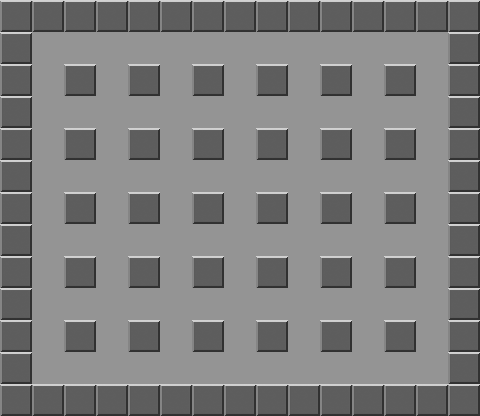

A level layout from a 2D game, rendered from its tile map. Below: a short description, then the map file with tile-grid data replaced by summaries:
An orthogonal 15x13 tile map with 32x32 px tiles, 2 tile layers (Map, CollisionLayer), 3 tilesets and 34 objects (30x blocked, blockedBottomWall, blockedRightWall, blockedLeftWall, blockedTopWall).

<map version="1.8" tiledversion="1.8.2" orientation="orthogonal" renderorder="right-down" width="15" height="13" tilewidth="32" tileheight="32" infinite="0" nextlayerid="7" nextobjectid="84">
 <tileset firstgid="1" name="bomb" tilewidth="28" tileheight="28" tilecount="1" columns="1">
  <image source="bomb.png" width="28" height="28" />
 </tileset>
 <tileset firstgid="2" name="explosion" tilewidth="32" tileheight="32" tilecount="55" columns="11">
  <image source="explosion.png" width="352" height="160" />
 </tileset>
 <tileset firstgid="57" name="background" tilewidth="32" tileheight="32" tilecount="30" columns="6">
  <image source="background.png" width="192" height="160" />
 </tileset>
 <layer id="1" name="Map" width="15" height="13">
  <data>[195 cells, 195 non-empty, 1 distinct tile ids]</data>
 </layer>
 <objectgroup id="4" name="Walls" locked="1">
  <object id="19" name="blockedBottomWall" x="0" y="384" width="480" height="32">
   <properties>
    <property name="blocked" type="bool" value="false" />
    <property name="wall" value="1" />
   </properties>
  </object>
  <object id="20" name="blockedRightWall" x="450.346" y="2.91359" width="28.7757" height="414.325">
   <properties>
    <property name="blocked" type="bool" value="false" />
    <property name="wall" value="1" />
   </properties>
  </object>
  <object id="21" name="blockedLeftWall" x="1.8238" y="-1.81491" width="28.7757" height="418.378">
   <properties>
    <property name="blocked" type="bool" value="false" />
    <property name="wall" value="1" />
   </properties>
  </object>
  <object id="22" name="blockedTopWall" x="0.47284" y="1.56262" width="480" height="27.9471">
   <properties>
    <property name="blocked" type="bool" value="false" />
    <property name="wall" value="1" />
   </properties>
  </object>
  <object id="53" name="blocked" x="128.14" y="321.067" width="30.1267" height="30.649">
   <properties>
    <property name="blocked" type="bool" value="false" />
    <property name="wall" value="1" />
   </properties>
  </object>
  <object id="54" name="blocked" x="65.8769" y="319.882" width="30.1267" height="30.649">
   <properties>
    <property name="blocked" type="bool" value="false" />
    <property name="wall" value="1" />
   </properties>
  </object>
  <object id="55" name="blocked" x="65.0593" y="256.929" width="30.1267" height="30.649">
   <properties>
    <property name="blocked" type="bool" value="false" />
    <property name="wall" value="1" />
   </properties>
  </object>
  <object id="56" name="blocked" x="64.2417" y="193.975" width="30.1267" height="30.649">
   <properties>
    <property name="blocked" type="bool" value="false" />
    <property name="wall" value="1" />
   </properties>
  </object>
  <object id="57" name="blocked" x="65.8769" y="127.752" width="30.1267" height="30.649">
   <properties>
    <property name="blocked" type="bool" value="false" />
    <property name="wall" value="1" />
   </properties>
  </object>
  <object id="58" name="blocked" x="66.6944" y="63.9806" width="30.1267" height="30.649">
   <properties>
    <property name="blocked" type="bool" value="false" />
    <property name="wall" value="1" />
   </properties>
  </object>
  <object id="59" name="blocked" x="129.648" y="65.6157" width="30.1267" height="30.649">
   <properties>
    <property name="blocked" type="bool" value="false" />
    <property name="wall" value="1" />
   </properties>
  </object>
  <object id="60" name="blocked" x="194.237" y="63.9806" width="30.1267" height="30.649">
   <properties>
    <property name="blocked" type="bool" value="false" />
    <property name="wall" value="1" />
   </properties>
  </object>
  <object id="61" name="blocked" x="256.373" y="64.7981" width="30.1267" height="30.649">
   <properties>
    <property name="blocked" type="bool" value="false" />
    <property name="wall" value="1" />
   </properties>
  </object>
  <object id="62" name="blocked" x="321.779" y="63.9806" width="30.1267" height="30.649">
   <properties>
    <property name="blocked" type="bool" value="false" />
    <property name="wall" value="1" />
   </properties>
  </object>
  <object id="63" name="blocked" x="385.55" y="64.7981" width="30.1267" height="30.649">
   <properties>
    <property name="blocked" type="bool" value="false" />
    <property name="wall" value="1" />
   </properties>
  </object>
  <object id="64" name="blocked" x="128.83" y="128.569" width="30.1267" height="30.649">
   <properties>
    <property name="blocked" type="bool" value="false" />
    <property name="wall" value="1" />
   </properties>
  </object>
  <object id="66" name="blocked" x="193.419" y="128.569" width="30.1267" height="30.649">
   <properties>
    <property name="blocked" type="bool" value="false" />
    <property name="wall" value="1" />
   </properties>
  </object>
  <object id="67" name="blocked" x="257.19" y="129.387" width="30.1267" height="30.649">
   <properties>
    <property name="blocked" type="bool" value="false" />
    <property name="wall" value="1" />
   </properties>
  </object>
  <object id="68" name="blocked" x="320.961" y="128.569" width="30.1267" height="30.649">
   <properties>
    <property name="blocked" type="bool" value="false" />
    <property name="wall" value="1" />
   </properties>
  </object>
  <object id="69" name="blocked" x="384.732" y="129.387" width="30.1267" height="30.649">
   <properties>
    <property name="blocked" type="bool" value="false" />
    <property name="wall" value="1" />
   </properties>
  </object>
  <object id="70" name="blocked" x="129.648" y="191.523" width="30.1267" height="30.649">
   <properties>
    <property name="blocked" type="bool" value="false" />
    <property name="wall" value="1" />
   </properties>
  </object>
  <object id="71" name="blocked" x="193.419" y="192.34" width="30.1267" height="30.649">
   <properties>
    <property name="blocked" type="bool" value="false" />
    <property name="wall" value="1" />
   </properties>
  </object>
  <object id="72" name="blocked" x="257.19" y="193.158" width="30.1267" height="30.649">
   <properties>
    <property name="blocked" type="bool" value="false" />
    <property name="wall" value="1" />
   </properties>
  </object>
  <object id="73" name="blocked" x="320.961" y="193.158" width="30.1267" height="30.649">
   <properties>
    <property name="blocked" type="bool" value="false" />
    <property name="wall" value="1" />
   </properties>
  </object>
  <object id="74" name="blocked" x="385.55" y="193.975" width="30.1267" height="30.649">
   <properties>
    <property name="blocked" type="bool" value="false" />
    <property name="wall" value="1" />
   </properties>
  </object>
  <object id="75" name="blocked" x="384.732" y="258.564" width="30.1267" height="30.649">
   <properties>
    <property name="blocked" type="bool" value="false" />
    <property name="wall" value="1" />
   </properties>
  </object>
  <object id="76" name="blocked" x="384.732" y="322.335" width="30.1267" height="30.649">
   <properties>
    <property name="blocked" type="bool" value="false" />
    <property name="wall" value="1" />
   </properties>
  </object>
  <object id="77" name="blocked" x="317.691" y="321.518" width="30.1267" height="30.649">
   <properties>
    <property name="blocked" type="bool" value="false" />
    <property name="wall" value="1" />
   </properties>
  </object>
  <object id="78" name="blocked" x="320.144" y="258.564" width="30.1267" height="30.649">
   <properties>
    <property name="blocked" type="bool" value="false" />
    <property name="wall" value="1" />
   </properties>
  </object>
  </objectgroup>
 <objectgroup id="5" name="Barrels" />
 <objectgroup id="6" name="Bombs" />
 <layer id="2" name="CollisionLayer" width="15" height="13">
  <data>[195 cells, 82 non-empty, 1 distinct tile ids]</data>
 </layer>
</map>
<!-- 5 of 34 objects omitted -->
